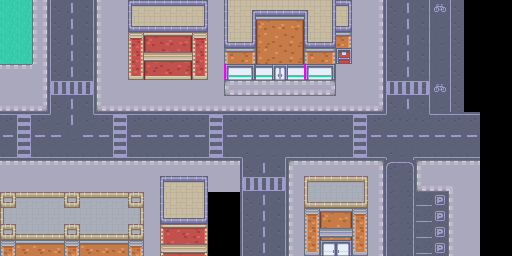

Below is a game level as drawn by its tile map, then a one-line description and the .tmx that defines it (tile-layer data replaced by summaries):
An orthogonal 64x32 tile map with 8x8 px tiles, 1 tile layer (Tile Layer 1), 1 hidden layer not drawn.

<map version="1.10" tiledversion="1.10.2" orientation="orthogonal" renderorder="right-down" width="64" height="32" tilewidth="8" tileheight="8" infinite="0" nextlayerid="3" nextobjectid="1">
 <tileset firstgid="1" name="urban_rpg" tilewidth="8" tileheight="8" tilecount="1998" columns="54">
  <image source="urban_rpg.png" trans="ff00ff" width="432" height="296" />
 </tileset>
 <layer id="1" name="Tile Layer 1" width="64" height="32">
  <data>[2048 cells, 1860 non-empty, 371 distinct tile ids]</data>
 </layer>
 <layer id="2" name="Tile Layer 2" width="64" height="32" visible="0">
  <data>[2048 cells, 79 non-empty, 1 distinct tile ids]</data>
 </layer>
</map>